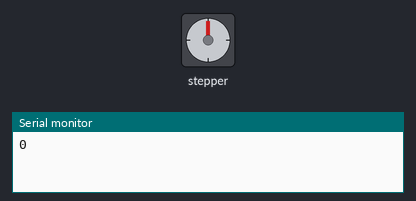
The sketch below on a simulated Arduino Uno, built with avr-gcc and run on an emulated ATmega328P. On the bench: stepper motor, the last lines printed to the serial monitor. Stepper angles assume 4096 steps per turn.

Above: at 0.1 s.
At 10.79 s:
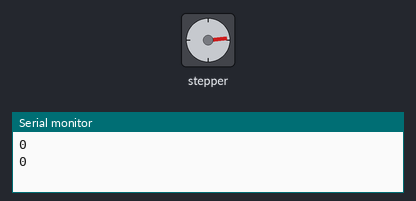
At 21.8 s:
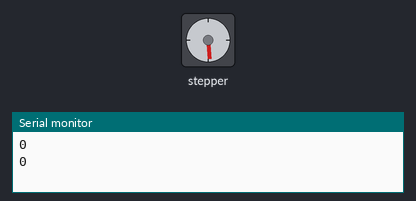
At 39.72 s:
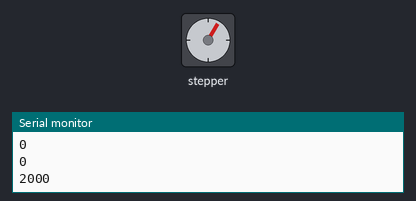
Timing chart, 0 to 40.0 s (numbered marks = the images above):
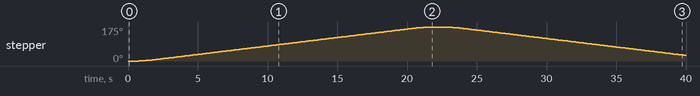

The sketch:

TestBlocking.ino
```cpp
// (licence header left out)
#include <AccelStepper.h>
#define HALFSTEP 8

// Define a stepper and the pins it will use
//AccelStepper stepper; // Defaults to AccelStepper::FULL4WIRE (4 pins) on 2, 3, 4, 5
AccelStepper stepper(AccelStepper::HALF4WIRE, 26, 28, 30, 32);

void setup()
{
    Serial.begin(9600);

    stepper.setMaxSpeed(100.0);
    stepper.setAcceleration(50.0);
    stepper.setSpeed(100);

}

void loop()
{
    Serial.println(stepper.currentPosition ());
    stepper.runToNewPosition(0);
    Serial.println(stepper.currentPosition ());
    stepper.runToNewPosition(2000);
}
```

Measured:
- by itself, stepper: turns 175° clockwise in 20.9 s, then 146° counter-clockwise in 17.2 s
